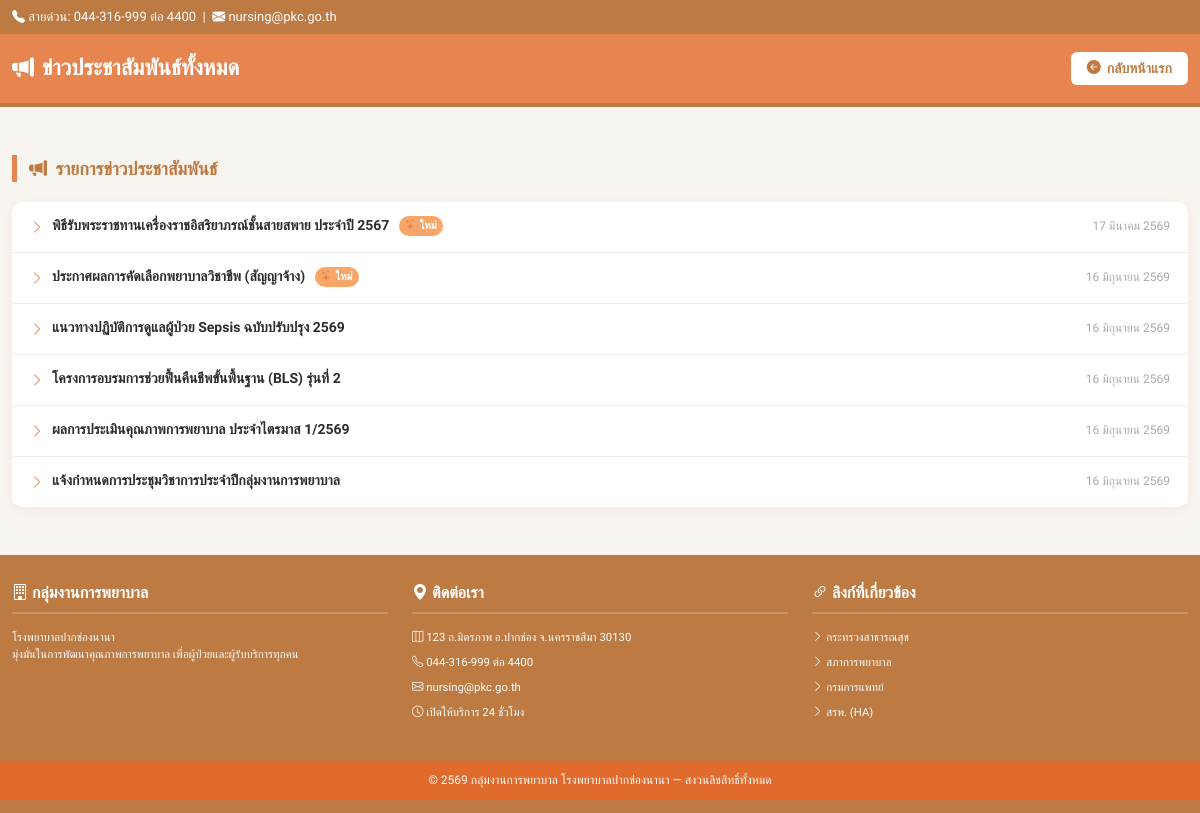
The page /all_news.php on the database its author committed.
### tables this page shows
CREATE TABLE IF NOT EXISTS `news` (
  `id` int NOT NULL AUTO_INCREMENT,
  `title` varchar(255) NOT NULL,
  `content` text,
  `image_name` varchar(255) DEFAULT 'default.jpg',
  `is_new` tinyint(1) DEFAULT '1',
  `link_url` varchar(255) DEFAULT NULL,
  `created_at` date NOT NULL,
  PRIMARY KEY (`id`)
);

### all_news.php (the view, shortened to what this page needs)
<?php
require_once 'connect.php';
function dateToThaiFull($dateStr) {
    $time = strtotime($dateStr);
    $d = date('j', $time);
    $m = date('n', $time);
    $y = date('Y', $time) + 543;
    $months = ["", "มกราคม", "กุมภาพันธ์", "มีนาคม", "เมษายน", "พฤษภาคม", "มิถุนายน", "กรกฎาคม", "สิงหาคม", "กันยายน", "ตุลาคม", "พฤศจิกายน", "ธันวาคม"];
    return "$d {$months[$m]} $y";
}
$stmt = $conn->query("SELECT * FROM news ORDER BY id DESC");
$all_news = $stmt->fetchAll(PDO::FETCH_ASSOC);
?>
<!DOCTYPE html>
<html lang="th">
<head>
    <link href="https://cdn.jsdelivr.net/npm/bootstrap@5.3.3/dist/css/bootstrap.min.css" rel="stylesheet">
    <link rel="stylesheet" href="https://cdn.jsdelivr.net/npm/bootstrap-icons@1.11.0/font/bootstrap-icons.css">
    <link rel="stylesheet" href="style.css">
    <link rel="stylesheet" href="all_news.css">
</head>
<body>
<div class="top-bar">
    <div class="container d-flex justify-content-between align-items-center flex-wrap gap-2">
        <div><i class="bi bi-telephone-fill"></i> สายด่วน: 044-316-999 ต่อ 4400 &nbsp;|&nbsp; <i class="bi bi-envelope-fill"></i> nursing@pkc.go.th</div>
    </div>
</div>
<div class="page-header">
    <div class="container d-flex justify-content-between align-items-center flex-wrap gap-2">
        <h1><i class="bi bi-megaphone-fill me-2"></i>ข่าวประชาสัมพันธ์ทั้งหมด</h1>
        <a href="index.php" class="btn-back">
            <i class="bi bi-arrow-left-circle-fill"></i> กลับหน้าแรก
        </a>
    </div>
</div>
<div class="container my-5">
    <div class="section-title">
        <i class="bi bi-megaphone-fill me-1"></i> รายการข่าวประชาสัมพันธ์
    </div>
    <?php if (empty($all_news)): ?>
        <div class="empty-state">
            <i class="bi bi-inbox"></i>
            <p>ขณะนี้ยังไม่มีข้อมูลข่าวประชาสัมพันธ์</p>
        </div>
    <?php else: ?>
        <div class="news-list-card">
            <?php foreach ($all_news as $news): ?>
            <a href="news_detail.php?id=<?= (int)$news['id'] ?>" class="news-row">
                <div class="news-row-left">
                    <i class="bi bi-chevron-right small"></i>
                    <div class="news-row-title">
                        <?= htmlspecialchars($news['title']) ?>
                        <?php if (!empty($news['is_new']) && (int)$news['is_new'] === 1): ?>
                            <span class="badge-new"><i class="bi bi-stars me-1"></i>ใหม่</span>
                        <?php endif; ?>
                    </div>
                </div>
                <div class="news-row-date"><?= dateToThaiFull($news['created_at']) ?></div>
            </a>
            <?php endforeach; ?>
        </div>
    <?php endif; ?>
</div>
<footer class="main-footer">
    <div class="container">
        <div class="row g-4">
            <div class="col-md-4">
                <h5><i class="bi bi-building"></i> กลุ่มงานการพยาบาล</h5>
                <p class="small opacity-80 mt-2">โรงพยาบาลปากช่องนานา<br>มุ่งมั่นในการพัฒนาคุณภาพการพยาบาล เพื่อผู้ป่วยและผู้รับบริการทุกคน</p>
            </div>
            <div class="col-md-4">
                <h5><i class="bi bi-geo-alt-fill"></i> ติดต่อเรา</h5>
                <ul class="small opacity-80">
                    <li><i class="bi bi-map"></i> 123 ถ.มิตรภาพ อ.ปากช่อง จ.นครราชสีมา 30130</li>
                    <li><i class="bi bi-telephone"></i> 044-316-999 ต่อ 4400</li>
                    <li><i class="bi bi-envelope"></i> nursing@pkc.go.th</li>
                    <li><i class="bi bi-clock"></i> เปิดให้บริการ 24 ชั่วโมง</li>
                </ul>
            </div>
            <div class="col-md-4">
                <h5><i class="bi bi-link-45deg"></i> ลิงก์ที่เกี่ยวข้อง</h5>
                <ul class="small opacity-80">
                    <li><i class="bi bi-chevron-right"></i> <a href="https://moph.go.th/" target="_blank" rel="noopener noreferrer">กระทรวงสาธารณสุข</a></li>
                    <li><i class="bi bi-chevron-right"></i> <a href="https://www.tnmc.or.th/" target="_blank" rel="noopener noreferrer">สภาการพยาบาล</a></li>
                    <li><i class="bi bi-chevron-right"></i> <a href="https://www.dms.go.th/?StartWeb=1" target="_blank" rel="noopener noreferrer">กรมการแพทย์</a></li>
                    <li><i class="bi bi-chevron-right"></i> <a href="https://www.ha.or.th/TH/Home/%E0%B8%AB%E0%B8%99%E0%B9%89%E0%B8%B2%E0%B8%AB%E0%B8%A5%E0%B8%B1%E0%B8%81" target="_blank" rel="noopener noreferrer">สรพ. (HA)</a></li>
                </ul>
            </div>
        </div>
    </div>
    <div class="footer-copyright text-center mt-4">
        <div class="container">
            © 2569 กลุ่มงานการพยาบาล โรงพยาบาลปากช่องนานา — สงวนลิขสิทธิ์ทั้งหมด
        </div>
    </div>
</footer>
</body>
</html>

### style.css (style rules this page uses)
:root { --hosp-orange: #e78551; --hosp-orange-dark: #bd7a43; --hosp-text-dark: #495057; }
body { font-family: "Sarabun", sans-serif; color: var(--hosp-text-dark); background-color: #ffffff; margin: 0; padding: 0; }
@media (min-width: 1200px) { .container { max-width: 1600px !important; } }
.top-bar { background-color: var(--hosp-orange-dark); color: #ffffff; font-size: 14px; padding: 8px 0; }
.badge-new { background-color: #f7a668 !important; color: white !important; font-size: 11px !important; padding: 2px 6px !important; font-weight: bold; border-radius: 4px; display: inline-block; }
.main-footer { background-color: var(--hosp-orange-dark); color: #ffffff; padding: 40px 0 20px 0; font-size: 14px; }
.main-footer h5 { font-size: 16px; font-weight: bold; border-bottom: 2px solid rgba(255,255,255,0.2); padding-bottom: 10px; margin-bottom: 15px; }
.main-footer ul { list-style: none; padding-left: 0; }
.main-footer ul li { margin-bottom: 8px; }
.main-footer ul li a { color: #ffffff; text-decoration: none; }
.footer-copyright { background-color: rgb(150, 91, 59); padding: 12px 0; font-size: 13px; }
html, body { max-width: 100%; overflow-x: hidden; }

### all_news.css (style rules this page uses)
body { background-color: #f8f4f0; font-family: 'Sarabun', sans-serif, Arial; }
.top-bar { background-color: var(--hosp-orange-dark); color: #fff; font-size: 13px; padding: 7px 0; }
.page-header { background-color: var(--hosp-orange); color: #fff; padding: 18px 0; border-bottom: 4px solid var(--hosp-orange-dark); }
.page-header h1 { font-size: 22px; font-weight: 800; margin: 0; }
.btn-back { background-color: #fff; color: var(--hosp-orange-dark); border: none; font-weight: 700; font-size: 14px; padding: 6px 16px; border-radius: 6px; text-decoration: none; display: inline-flex; align-items: center; gap: 6px; transition: background 0.2s; }
.section-title { font-size: 18px; font-weight: 800; color: var(--hosp-orange-dark); border-left: 5px solid var(--hosp-orange); padding-left: 12px; margin-bottom: 20px; }
.news-list-card { background: #fff; border-radius: 10px; box-shadow: 0 2px 8px rgba(243,112,33,0.08); overflow: hidden; }
.news-row { display: flex; justify-content: space-between; align-items: flex-start; gap: 12px; padding: 13px 18px; border-bottom: 1px solid #f3ece4; text-decoration: none; color: inherit; transition: background 0.15s; }
.news-row:last-child { border-bottom: none; }
.news-row-left { display: flex; align-items: flex-start; gap: 8px; flex: 1; min-width: 0; }
.news-row-left i { color: var(--hosp-orange); margin-top: 3px; flex-shrink: 0; }
.news-row-title { font-size: 14px; font-weight: 600; color: #2d2d2d; line-height: 1.5; }
.badge-new { display: inline-block; background: #dc3545; color: #fff; font-size: 10px; font-weight: 700; padding: 1px 7px; border-radius: 10px; margin-left: 6px; vertical-align: middle; }
.news-row-date { font-size: 12px; color: #aaa; font-weight: 500; flex-shrink: 0; white-space: nowrap; padding-top: 2px; }
.main-footer { background-color: var(--hosp-orange-dark); color: #fff; padding: 28px 0 14px; font-size: 13px; margin-top: 48px; }
.footer-copyright { background-color: #e06b2d; padding: 10px 0; font-size: 12px; color: #fff; margin-top: 16px; }

### rows shown on the page
news: title "พิธีรับพระราชทานเครื่องราชอิสริยาภรณ์ชั้นสายสพาย ประจำปี 2567", is_new 1 (drawn), created_at "17 มีนาคม 2569"
news: title "ประกาศผลการคัดเลือกพยาบาลวิชาชีพ (สัญญาจ้าง)", is_new 1 (drawn), created_at "16 มิถุนายน 2569"
news: title "แนวทางปฏิบัติการดูแลผู้ป่วย Sepsis ฉบับปรับปรุง 2569", created_at "16 มิถุนายน 2569"
news: title "โครงการอบรมการช่วยฟื้นคืนชีพขั้นพื้นฐาน (BLS) รุ่นที่ 2", created_at "16 มิถุนายน 2569"
news: title "ผลการประเมินคุณภาพการพยาบาล ประจำไตรมาส 1/2569", created_at "16 มิถุนายน 2569"
news: title "แจ้งกำหนดการประชุมวิชาการประจำปีกลุ่มงานการพยาบาล", created_at "16 มิถุนายน 2569"
